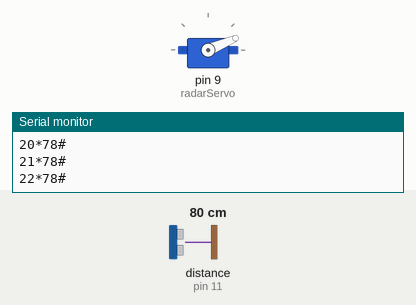
This sketch was run on a simulated Arduino Uno, built with avr-gcc and run on an emulated ATmega328P. On the bench: servo, the last lines printed to the serial monitor. Wiring (inferred from the names in the program): ultrasonic range finder: trigger pin 10; echo pin 11. The inputs (shaded band) are chosen by the test bench; at power-on: distance to the obstacle (sensor on pin 11) 80 cm. The echo pulse lasts 58.3 µs per cm.

Above: at 1.28 s.
1.3 s: distance to the obstacle (sensor on pin 11) set to 2 cm
At 2.15 s:
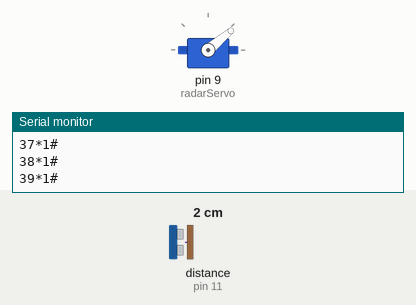
4.3 s: distance to the obstacle (sensor on pin 11) set to 60 cm
At 4.45 s:
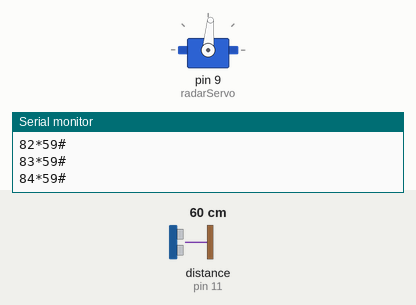
10.3 s: distance to the obstacle (sensor on pin 11) set to 120 cm
At 10.5 s:
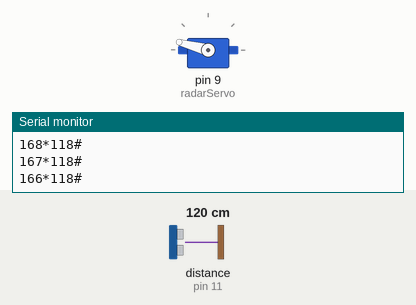
Timing chart, 0 to 19.3 s (numbered marks = the images above; inputs shaded):
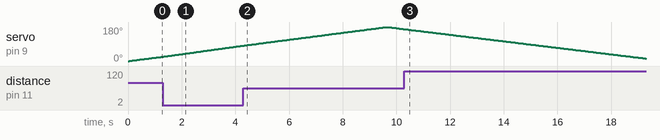

The sketch:

sc90.ino
```cpp
/* This is the servo part
--- Author: Butian Du
--- Time: 10/26/2018
--- project: robot for cutting grass
--- Arduino part for the robort
--- this part is combined of the moduel sc-90 and sg90 part
--- using the servo.h library
*/
#include <Servo.h>

int trigPin = 10;
int echoPin = 11;

long duration; // this is the duration time
int distinCM;  // this is the ressult of the distance

Servo radarServo; // invoke the Servo library

/*
 *  The serial port we use the serial port 9600
 *  The sc90 mouduel are including the triger pin  and the echo pin
 *  The
 *
 *
 */
void setup()
{
  pinMode(trigPin, OUTPUT); //
  pinMode(echoPin, INPUT);
  Serial.begin(9600);
  radarServo.attach(9);
}
void loop()
{
  for(int i=0;i<=180;i++)
  {
    radarServo.write(i);
    delay(50);

    digitalWrite(trigPin, LOW);
    delayMicroseconds(2);
    digitalWrite(trigPin, HIGH);
    delayMicroseconds(10);
    digitalWrite(trigPin, LOW);
    duration = pulseIn(echoPin, HIGH);
    distinCM = duration*0.034/2;

    Serial.print(i);
    Serial.print("*");
    Serial.print(distinCM);
    Serial.print("#");
    Serial.println();
  }

  for(int i=180;i>=0;i--)
  {
    radarServo.write(i);
    delay(50);
    digitalWrite(trigPin, LOW);
    delayMicroseconds(2);
    digitalWrite(trigPin, HIGH);
    delayMicroseconds(10);
    digitalWrite(trigPin, LOW);
    duration = pulseIn(echoPin, HIGH);
    distinCM = duration*0.034/2;

    Serial.print(i);
    Serial.print("*");
    Serial.print(distinCM);
    Serial.print("#");
    Serial.println();
  }
}
```
